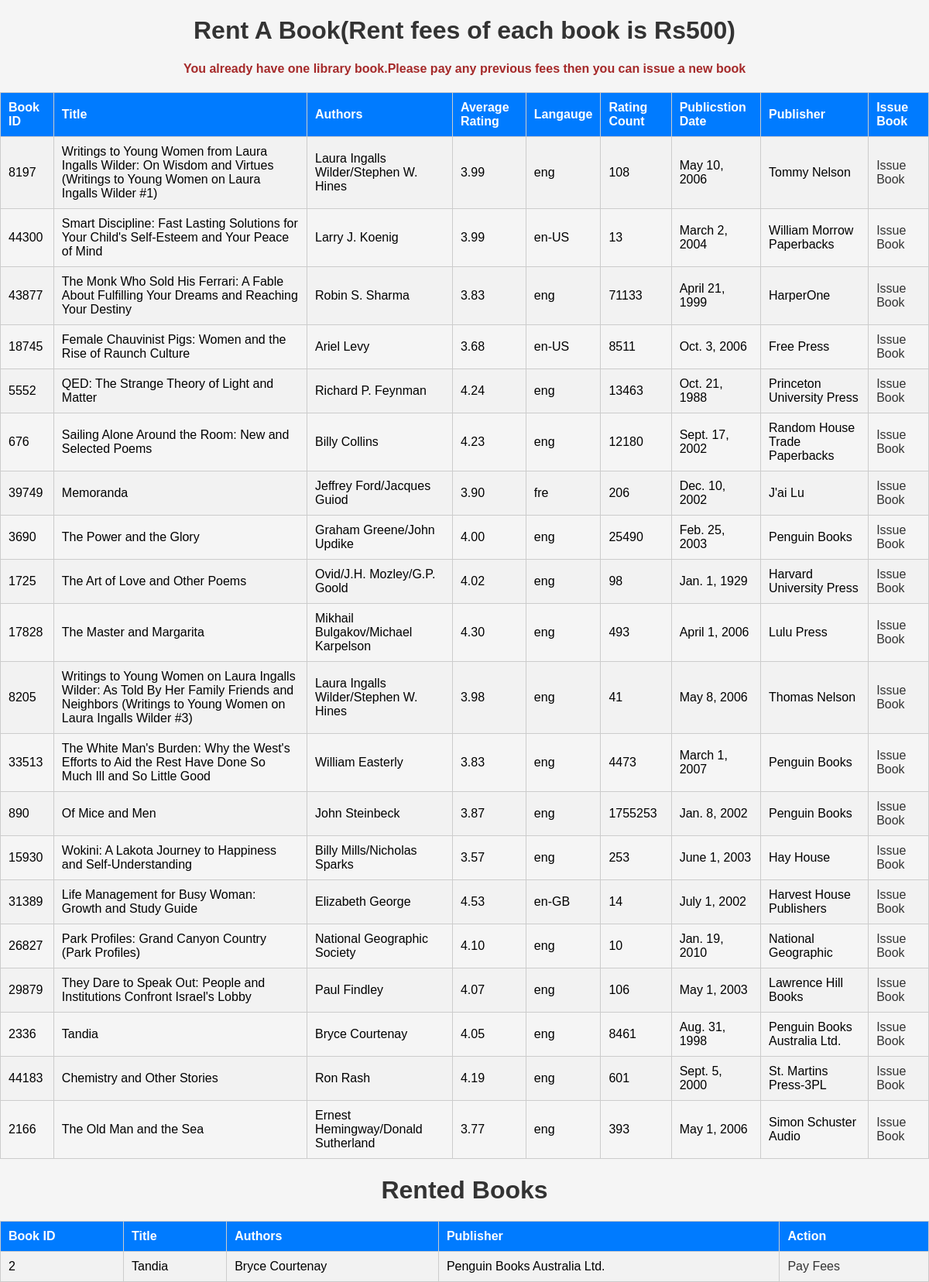
/issue-book/1/sameer@gmail.com, run on the app's committed database.
### LibraryManagApp/models.py (models this page shows, shortened)
class Books(models.Model):
    bookID = models.CharField(max_length=20)
    title = models.CharField(max_length=255)
    authors = models.CharField(max_length=200)
    average_rating = models.DecimalField(max_digits=3, decimal_places=2)
    isbn = models.CharField(max_length=13)
    isbn13 = models.CharField(max_length=13)
    language_code = models.CharField(max_length=10)
    num_pages = models.PositiveIntegerField(null=True)
    ratings_count = models.PositiveIntegerField()
    text_reviews_count = models.PositiveIntegerField()
    publication_date = models.DateField()
    publisher = models.CharField(max_length=100)

class RentedBooks(models.Model):
    user_email = models.EmailField()
    book_id = models.PositiveBigIntegerField()
    title = models.TextField()
    authors = models.CharField(max_length=200)
    publisher = models.CharField(max_length=100)

### LibraryManagApp/views.py (the view, shortened to what this page needs)
# urls.py: path('issue-book/<int:pk>/<str:email>',bookissue,name="bookissue"),
def bookissue(request,pk,email):
    if RentedBooks.objects.filter(user_email=email):
        messages.error(request,"You already have one library book.Please pay any previous fees then you can issue a new book")
        return render(request,"userhome.html",{"books": Books.objects.all(),
                                               "email":email,
                                               "rbooks":RentedBooks.objects.filter(user_email=email)})

### templates/userhome.html (shortened to what this page needs)
{% load static %}
<!DOCTYPE html>
<html>
<head>
    <link rel="stylesheet" href="{% static 'adminhome.css' %}">
</head>
<body>
    <h1>Rent A Book(Rent fees of each book is Rs500)</h1>
    <h4>{% for message in messages %}
        {{message}}
    {% endfor %}</h4>
    <table border="1">
        <tr>
            <th>Book ID</th>
            <th>Title</th>
            <th>Authors</th>
            <th>Average Rating</th>
            <th>Langauge</th>
            <th>Rating Count</th>
            <th>Publicstion Date</th>
            <th>Publisher</th>
            <th>Issue Book</th>
        </tr>
        {% for book in books %}
        <tr>
            <td>{{ book.bookID }}</td>
            <td>{{ book.title }}</td>
            <td>{{ book.authors }}</td>
            <td>{{ book.average_rating }}</td>
            <td>{{ book.language_code }}</td>
            <td>{{ book.ratings_count }}</td>
            <td>{{ book.publication_date }}</td>
            <td>{{ book.publisher }}</td>
            <td>
                <a href="/issue-book/{{book.id}}/{{email}}">Issue Book</a>
            </td>
        </tr>
        {% endfor %}
    </table>
    <h1>Rented Books</h1>
    <table border="1">
        <tr>
            <th>Book ID</th>
            <th>Title</th>
            <th>Authors</th>
            <th>Publisher</th>
            <th>Action</th>
        </tr>
        {% for book in rbooks %}
        <tr>
            <td>{{ book.id }}</td>
            <td>{{ book.title }}</td>
            <td>{{ book.authors }}</td>
            <td>{{ book.publisher }}</td>
            <td><a href="/payfees/{{email}}">Pay Fees</a></td>
        </tr>
        {% endfor %}
    </table>
</body>
</html>

### static/adminhome.css (style rules this page uses)
body { font-family: Arial, sans-serif; background-color: #f5f5f5; margin: 0; padding: 0; text-align: center; }
h1 { color: #333; }
a { text-decoration: none; color: #007bff; margin-right: 20px; }
table { width: 100%; border-collapse: collapse; margin-top: 20px; }
table, th, td { border: 1px solid #ccc; }
th, td { padding: 10px; text-align: left; }
th { background-color: #007bff; color: #fff; }
tr:nth-child(even) { background-color: #f2f2f2; }
td a { color: #333; text-decoration: none; margin-right: 10px; }
h4 { color: brown; }

### data on the page
Books: bookID "8197", title "Writings to Young Women from Laura Ingalls Wilder: On Wisdom and Virtues (Writings to Young Women on Laura Ingalls Wilder #1)", authors "Laura Ingalls Wilder/Stephen W. Hines", average_rating "3.99", language_code "eng", ratings_count "108", publication_date "May 10, 2006", publisher "Tommy Nelson"
Books: bookID "44300", title "Smart Discipline: Fast Lasting Solutions for Your Child's Self-Esteem and Your Peace of Mind", authors "Larry J. Koenig", average_rating "3.99", language_code "en-US", ratings_count "13", publication_date "March 2, 2004", publisher "William Morrow Paperbacks"
Books: bookID "43877", title "The Monk Who Sold His Ferrari: A Fable About Fulfilling Your Dreams and Reaching Your Destiny", authors "Robin S. Sharma", average_rating "3.83", language_code "eng", ratings_count "71133", publication_date "April 21, 1999", publisher "HarperOne"
Books: bookID "18745", title "Female Chauvinist Pigs: Women and the Rise of Raunch Culture", authors "Ariel Levy", average_rating "3.68", language_code "en-US", ratings_count "8511", publication_date "Oct. 3, 2006", publisher "Free Press"
Books: bookID "5552", title "QED: The Strange Theory of Light and Matter", authors "Richard P. Feynman", average_rating "4.24", language_code "eng", ratings_count "13463", publication_date "Oct. 21, 1988", publisher "Princeton University Press"
Books: bookID "676", title "Sailing Alone Around the Room: New and Selected Poems", authors "Billy Collins", average_rating "4.23", language_code "eng", ratings_count "12180", publication_date "Sept. 17, 2002", publisher "Random House Trade Paperbacks"
Books: bookID "39749", title "Memoranda", authors "Jeffrey Ford/Jacques Guiod", average_rating "3.90", language_code "fre", ratings_count "206", publication_date "Dec. 10, 2002", publisher "J'ai Lu"
Books: bookID "3690", title "The Power and the Glory", authors "Graham Greene/John Updike", average_rating "4.00", language_code "eng", ratings_count "25490", publication_date "Feb. 25, 2003", publisher "Penguin Books"
Books: bookID "1725", title "The Art of Love and Other Poems", authors "Ovid/J.H. Mozley/G.P. Goold", average_rating "4.02", language_code "eng", ratings_count "98", publication_date "Jan. 1, 1929", publisher "Harvard University Press"
Books: bookID "17828", title "The Master and Margarita", authors "Mikhail Bulgakov/Michael Karpelson", average_rating "4.30", language_code "eng", ratings_count "493", publication_date "April 1, 2006", publisher "Lulu Press"
Books: bookID "8205", title "Writings to Young Women on Laura Ingalls Wilder: As Told By Her Family Friends and Neighbors (Writings to Young Women on Laura Ingalls Wilder #3)", authors "Laura Ingalls Wilder/Stephen W. Hines", average_rating "3.98", language_code "eng", ratings_count "41", publication_date "May 8, 2006", publisher "Thomas Nelson"
Books: bookID "33513", title "The White Man's Burden: Why the West's Efforts to Aid the Rest Have Done So Much Ill and So Little Good", authors "William Easterly", average_rating "3.83", language_code "eng", ratings_count "4473", publication_date "March 1, 2007", publisher "Penguin Books"
Books: bookID "890", title "Of Mice and Men", authors "John Steinbeck", average_rating "3.87", language_code "eng", ratings_count "1755253", publication_date "Jan. 8, 2002", publisher "Penguin Books"
Books: bookID "15930", title "Wokini: A Lakota Journey to Happiness and Self-Understanding", authors "Billy Mills/Nicholas Sparks", average_rating "3.57", language_code "eng", ratings_count "253", publication_date "June 1, 2003", publisher "Hay House"
Books: bookID "31389", title "Life Management for Busy Woman: Growth and Study Guide", authors "Elizabeth George", average_rating "4.53", language_code "en-GB", ratings_count "14", publication_date "July 1, 2002", publisher "Harvest House Publishers"
Books: bookID "26827", title "Park Profiles: Grand Canyon Country (Park Profiles)", authors "National Geographic Society", average_rating "4.10", language_code "eng", ratings_count "10", publication_date "Jan. 19, 2010", publisher "National Geographic"
Books: bookID "29879", title "They Dare to Speak Out: People and Institutions Confront Israel's Lobby", authors "Paul Findley", average_rating "4.07", language_code "eng", ratings_count "106", publication_date "May 1, 2003", publisher "Lawrence Hill Books"
Books: bookID "2336", title "Tandia", authors "Bryce Courtenay", average_rating "4.05", language_code "eng", ratings_count "8461", publication_date "Aug. 31, 1998", publisher "Penguin Books Australia Ltd."
Books: bookID "44183", title "Chemistry and Other Stories", authors "Ron Rash", average_rating "4.19", language_code "eng", ratings_count "601", publication_date "Sept. 5, 2000", publisher "St. Martins Press-3PL"
Books: bookID "2166", title "The Old Man and the Sea", authors "Ernest Hemingway/Donald Sutherland", average_rating "3.77", language_code "eng", ratings_count "393", publication_date "May 1, 2006", publisher "Simon Schuster Audio"
RentedBooks: id "2", title "Tandia", authors "Bryce Courtenay", publisher "Penguin Books Australia Ltd."

### other printed values
{{ message }} "You already have one library book.Please pay any previous fees then you can issue a new book"
